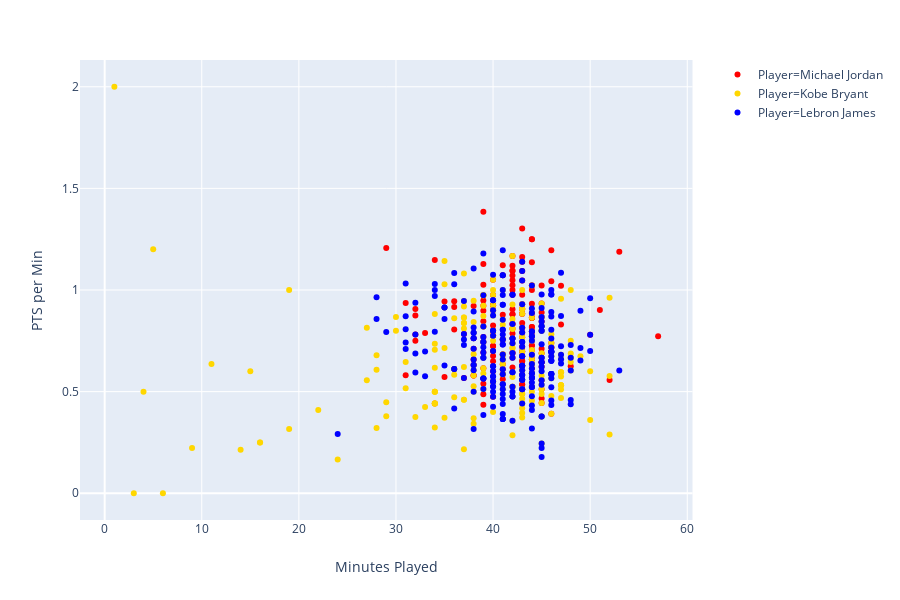

The code cell stored with this chart in its notebook:
### Code cell
px.scatter(playoffs_mj_kb_lj,x='Minutes Played',y='PTS per Min',color='Player',color_discrete_sequence=['red','gold','blue'],hover_name='Date')

### Figure 1 — Plotly figure (JSON) as saved in the notebook; plotly's stock layout.template omitted (floating-point values rounded to 4 significant figures; data arrays with more than 128 entries replaced by an {"elided": "..."} marker saying what was removed)
{"data": [{"hoverlabel": {"namelength": 0}, "hovertemplate": "<b>%{hovertext}</b><br><br>Player=Michael Jordan<br>Minutes Played=%{x}<br>PTS per Min=%{y}", "hovertext": {"elided": "179 str values"}, "legendgroup": "Player=Michael Jordan", "marker": {"color": "red", "symbol": "circle"}, "mode": "markers", "name": "Player=Michael Jordan", "showlegend": true, "type": "scatter", "x": {"elided": "179 int values"}, "xaxis": "x", "y": {"elided": "179 float values"}, "yaxis": "y"}, {"hoverlabel": {"namelength": 0}, "hovertemplate": "<b>%{hovertext}</b><br><br>Player=Kobe Bryant<br>Minutes Played=%{x}<br>PTS per Min=%{y}", "hovertext": {"elided": "220 str values"}, "legendgroup": "Player=Kobe Bryant", "marker": {"color": "gold", "symbol": "circle"}, "mode": "markers", "name": "Player=Kobe Bryant", "showlegend": true, "type": "scatter", "x": {"elided": "220 int values"}, "xaxis": "x", "y": {"elided": "220 float values"}, "yaxis": "y"}, {"hoverlabel": {"namelength": 0}, "hovertemplate": "<b>%{hovertext}</b><br><br>Player=Lebron James<br>Minutes Played=%{x}<br>PTS per Min=%{y}", "hovertext": {"elided": "239 str values"}, "legendgroup": "Player=Lebron James", "marker": {"color": "blue", "symbol": "circle"}, "mode": "markers", "name": "Player=Lebron James", "showlegend": true, "type": "scatter", "x": {"elided": "239 int values"}, "xaxis": "x", "y": {"elided": "239 float values"}, "yaxis": "y"}], "layout": {"height": 600, "legend": {"tracegroupgap": 0}, "margin": {"t": 60}, "xaxis": {"anchor": "y", "domain": [0.0, 0.98], "title": {"text": "Minutes Played"}}, "yaxis": {"anchor": "x", "domain": [0.0, 1.0], "title": {"text": "PTS per Min"}}}}
